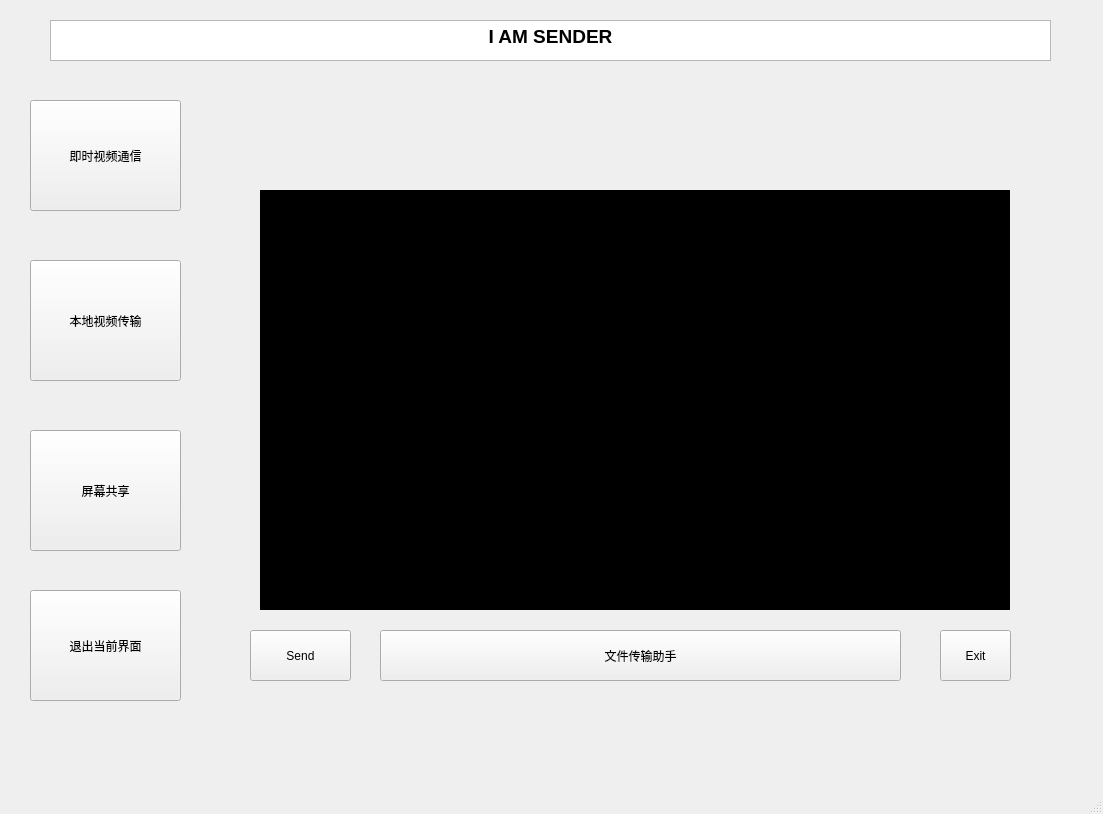
<?xml version="1.0" encoding="UTF-8"?>
<ui version="4.0">
 <class>MainWindow</class>
 <widget class="QMainWindow" name="MainWindow">
  <property name="geometry">
   <rect>
    <x>0</x>
    <y>0</y>
    <width>1103</width>
    <height>814</height>
   </rect>
  </property>
  <property name="windowTitle">
   <string>MainWindow</string>
  </property>
  <widget class="QWidget" name="centralwidget">
   <widget class="QTextEdit" name="title">
    <property name="geometry">
     <rect>
      <x>50</x>
      <y>20</y>
      <width>1001</width>
      <height>41</height>
     </rect>
    </property>
    <property name="layoutDirection">
     <enum>Qt::LeftToRight</enum>
    </property>
    <property name="lineWrapMode">
     <enum>QTextEdit::WidgetWidth</enum>
    </property>
    <property name="readOnly">
     <bool>true</bool>
    </property>
    <property name="html">
     <string>&lt;!DOCTYPE HTML PUBLIC &quot;-//W3C//DTD HTML 4.0//EN&quot; &quot;http://www.w3.org/TR/REC-html40/strict.dtd&quot;&gt;
&lt;html&gt;&lt;head&gt;&lt;meta name=&quot;qrichtext&quot; content=&quot;1&quot; /&gt;&lt;style type=&quot;text/css&quot;&gt;
p, li { white-space: pre-wrap; }
&lt;/style&gt;&lt;/head&gt;&lt;body style=&quot; font-family:'SimSun'; font-size:9pt; font-weight:400; font-style:normal;&quot;&gt;
&lt;p align=&quot;center&quot; style=&quot; margin-top:0px; margin-bottom:0px; margin-left:0px; margin-right:0px; -qt-block-indent:0; text-indent:0px;&quot;&gt;&lt;span style=&quot; font-size:14pt; font-weight:600;&quot;&gt;I AM SENDER&lt;/span&gt;&lt;/p&gt;&lt;/body&gt;&lt;/html&gt;</string>
    </property>
   </widget>
   <widget class="QPushButton" name="FaceTimeButton">
    <property name="geometry">
     <rect>
      <x>30</x>
      <y>100</y>
      <width>151</width>
      <height>111</height>
     </rect>
    </property>
    <property name="contextMenuPolicy">
     <enum>Qt::CustomContextMenu</enum>
    </property>
    <property name="text">
     <string>即时视频通信</string>
    </property>
    <property name="iconSize">
     <size>
      <width>28</width>
      <height>24</height>
     </size>
    </property>
   </widget>
   <widget class="QPushButton" name="VedioTransButton">
    <property name="geometry">
     <rect>
      <x>30</x>
      <y>260</y>
      <width>151</width>
      <height>121</height>
     </rect>
    </property>
    <property name="text">
     <string>本地视频传输</string>
    </property>
   </widget>
   <widget class="QPushButton" name="ScreenShareButton">
    <property name="geometry">
     <rect>
      <x>30</x>
      <y>430</y>
      <width>151</width>
      <height>121</height>
     </rect>
    </property>
    <property name="text">
     <string>屏幕共享</string>
    </property>
   </widget>
   <widget class="QToolButton" name="ExitButton">
    <property name="geometry">
     <rect>
      <x>30</x>
      <y>590</y>
      <width>151</width>
      <height>111</height>
     </rect>
    </property>
    <property name="text">
     <string>退出当前界面</string>
    </property>
   </widget>
   <widget class="QLabel" name="DisplayScreen">
    <property name="geometry">
     <rect>
      <x>260</x>
      <y>190</y>
      <width>750</width>
      <height>420</height>
     </rect>
    </property>
    <property name="styleSheet">
     <string notr="true">background-color: rgb(0, 0, 0);</string>
    </property>
    <property name="text">
     <string>TextLabel</string>
    </property>
   </widget>
   <widget class="QToolButton" name="ExitNowButton">
    <property name="geometry">
     <rect>
      <x>940</x>
      <y>630</y>
      <width>71</width>
      <height>51</height>
     </rect>
    </property>
    <property name="text">
     <string>Exit</string>
    </property>
   </widget>
   <widget class="QLabel" name="DisplayScreen_2">
    <property name="geometry">
     <rect>
      <x>260</x>
      <y>190</y>
      <width>750</width>
      <height>420</height>
     </rect>
    </property>
    <property name="styleSheet">
     <string notr="true">background-color: rgb(0, 0, 0);</string>
    </property>
    <property name="text">
     <string>TextLabel</string>
    </property>
   </widget>
   <widget class="QPushButton" name="SendButton">
    <property name="geometry">
     <rect>
      <x>250</x>
      <y>630</y>
      <width>101</width>
      <height>51</height>
     </rect>
    </property>
    <property name="text">
     <string>Send</string>
    </property>
   </widget>
   <widget class="QPushButton" name="FileTransButton">
    <property name="geometry">
     <rect>
      <x>380</x>
      <y>630</y>
      <width>521</width>
      <height>51</height>
     </rect>
    </property>
    <property name="text">
     <string>文件传输助手</string>
    </property>
   </widget>
  </widget>
  <widget class="QMenuBar" name="menubar">
   <property name="geometry">
    <rect>
     <x>0</x>
     <y>0</y>
     <width>1103</width>
     <height>30</height>
    </rect>
   </property>
  </widget>
  <widget class="QStatusBar" name="statusbar"/>
 </widget>
 <resources/>
 <connections>
  <connection>
   <sender>ExitButton</sender>
   <signal>clicked()</signal>
   <receiver>MainWindow</receiver>
   <slot>close()</slot>
   <hints>
    <hint type="sourcelabel">
     <x>105</x>
     <y>675</y>
    </hint>
    <hint type="destinationlabel">
     <x>551</x>
     <y>406</y>
    </hint>
   </hints>
  </connection>
  <connection>
   <sender>ExitNowButton</sender>
   <signal>clicked()</signal>
   <receiver>DisplayScreen_2</receiver>
   <slot>show()</slot>
   <hints>
    <hint type="sourcelabel">
     <x>305</x>
     <y>685</y>
    </hint>
    <hint type="destinationlabel">
     <x>634</x>
     <y>429</y>
    </hint>
   </hints>
  </connection>
  <connection>
   <sender>ScreenShareButton</sender>
   <signal>clicked()</signal>
   <receiver>DisplayScreen</receiver>
   <slot>show()</slot>
   <hints>
    <hint type="sourcelabel">
     <x>105</x>
     <y>520</y>
    </hint>
    <hint type="destinationlabel">
     <x>634</x>
     <y>429</y>
    </hint>
   </hints>
  </connection>
 </connections>
</ui>
